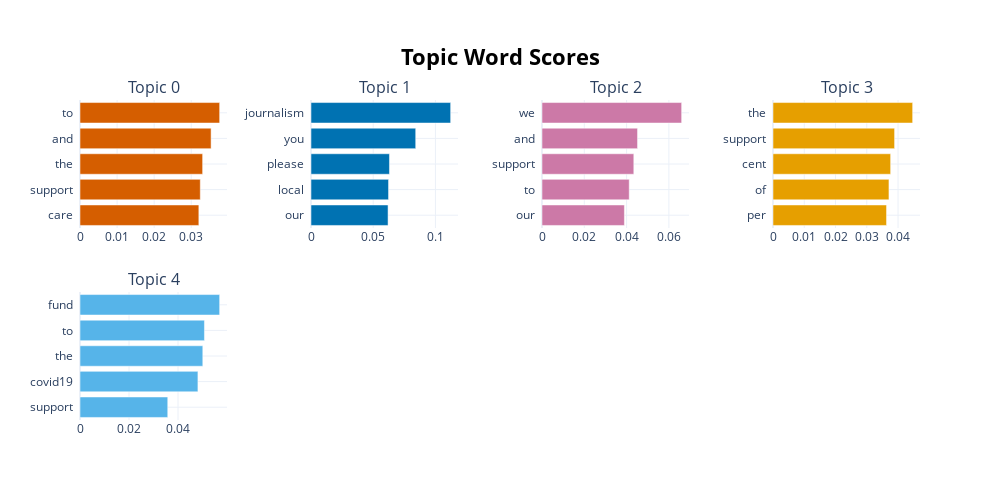

Notebook source saved alongside this figure:
### Code cell
topic_model.visualize_barchart(top_n_topics=5)

### Figure 1 — Plotly figure (JSON) as saved in the notebook; plotly's stock layout.template omitted (floating-point values rounded to 4 significant figures)
{"data": [{"marker": {"color": "#D55E00"}, "orientation": "h", "type": "bar", "x": [0.03206, 0.03245, 0.03308, 0.03536, 0.03767], "xaxis": "x", "y": ["care  ", "support  ", "the  ", "and  ", "to  "], "yaxis": "y"}, {"marker": {"color": "#0072B2"}, "orientation": "h", "type": "bar", "x": [0.06193, 0.06232, 0.06306, 0.08416, 0.1122], "xaxis": "x2", "y": ["our  ", "local  ", "please  ", "you  ", "journalism  "], "yaxis": "y2"}, {"marker": {"color": "#CC79A7"}, "orientation": "h", "type": "bar", "x": [0.03896, 0.04124, 0.04341, 0.04517, 0.06603], "xaxis": "x3", "y": ["our  ", "to  ", "support  ", "and  ", "we  "], "yaxis": "y3"}, {"marker": {"color": "#E69F00"}, "orientation": "h", "type": "bar", "x": [0.03632, 0.03709, 0.03763, 0.03889, 0.04467], "xaxis": "x4", "y": ["per  ", "of  ", "cent  ", "support  ", "the  "], "yaxis": "y4"}, {"marker": {"color": "#56B4E9"}, "orientation": "h", "type": "bar", "x": [0.03581, 0.04812, 0.05011, 0.05079, 0.05699], "xaxis": "x5", "y": ["support  ", "covid19  ", "the  ", "to  ", "fund  "], "yaxis": "y5"}], "layout": {"annotations": [{"font": {"size": 16}, "showarrow": false, "text": "Topic 0", "x": 0.0875, "xanchor": "center", "xref": "paper", "y": 1, "yanchor": "bottom", "yref": "paper"}, {"font": {"size": 16}, "showarrow": false, "text": "Topic 1", "x": 0.3625, "xanchor": "center", "xref": "paper", "y": 1, "yanchor": "bottom", "yref": "paper"}, {"font": {"size": 16}, "showarrow": false, "text": "Topic 2", "x": 0.6375, "xanchor": "center", "xref": "paper", "y": 1, "yanchor": "bottom", "yref": "paper"}, {"font": {"size": 16}, "showarrow": false, "text": "Topic 3", "x": 0.9125, "xanchor": "center", "xref": "paper", "y": 1, "yanchor": "bottom", "yref": "paper"}, {"font": {"size": 16}, "showarrow": false, "text": "Topic 4", "x": 0.0875, "xanchor": "center", "xref": "paper", "y": 0.4, "yanchor": "bottom", "yref": "paper"}], "height": 500, "hoverlabel": {"bgcolor": "white", "font": {"family": "Rockwell", "size": 16}}, "showlegend": false, "title": {"font": {"color": "Black", "size": 22}, "text": "<b>Topic Word Scores", "x": 0.5, "xanchor": "center", "yanchor": "top"}, "width": 1000, "xaxis": {"anchor": "y", "domain": [0, 0.175], "showgrid": true}, "xaxis2": {"anchor": "y2", "domain": [0.275, 0.45], "showgrid": true}, "xaxis3": {"anchor": "y3", "domain": [0.55, 0.725], "showgrid": true}, "xaxis4": {"anchor": "y4", "domain": [0.825, 1], "showgrid": true}, "xaxis5": {"anchor": "y5", "domain": [0, 0.175], "showgrid": true}, "xaxis6": {"anchor": "y6", "domain": [0.275, 0.45], "showgrid": true}, "xaxis7": {"anchor": "y7", "domain": [0.55, 0.725], "showgrid": true}, "xaxis8": {"anchor": "y8", "domain": [0.825, 1], "showgrid": true}, "yaxis": {"anchor": "x", "domain": [0.6, 1], "showgrid": true}, "yaxis2": {"anchor": "x2", "domain": [0.6, 1], "showgrid": true}, "yaxis3": {"anchor": "x3", "domain": [0.6, 1], "showgrid": true}, "yaxis4": {"anchor": "x4", "domain": [0.6, 1], "showgrid": true}, "yaxis5": {"anchor": "x5", "domain": [0, 0.4], "showgrid": true}, "yaxis6": {"anchor": "x6", "domain": [0, 0.4], "showgrid": true}, "yaxis7": {"anchor": "x7", "domain": [0, 0.4], "showgrid": true}, "yaxis8": {"anchor": "x8", "domain": [0, 0.4], "showgrid": true}}}
